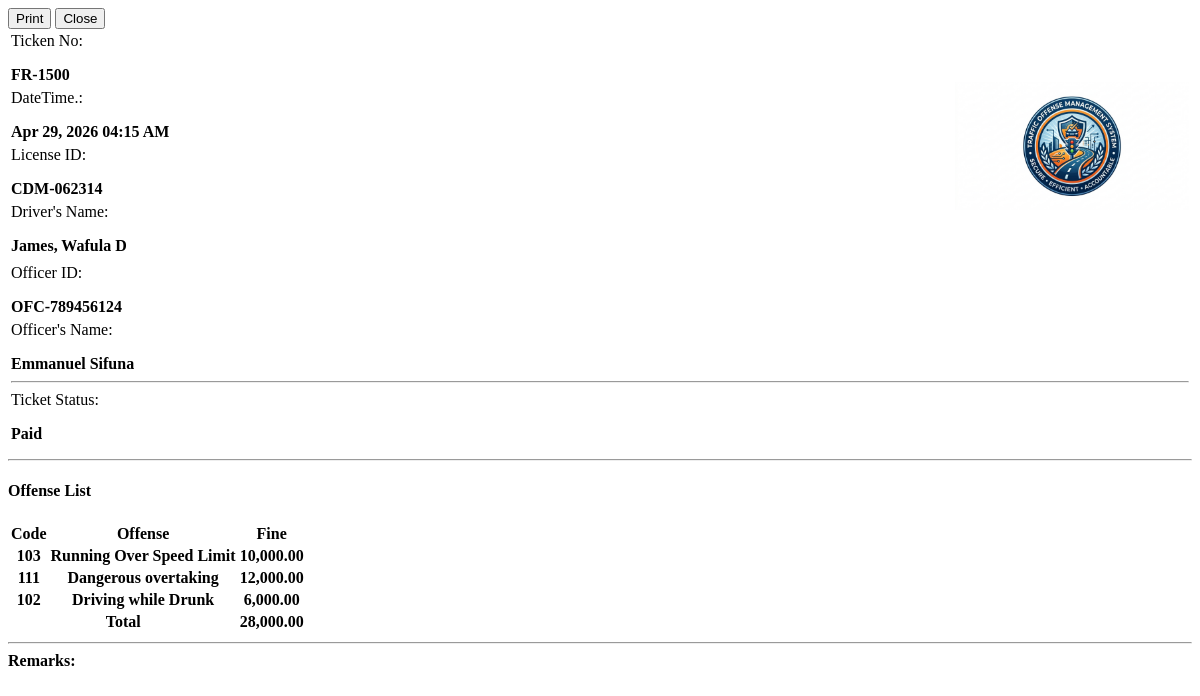
/admin/offenses/view_details.php?id=4, run on the app's committed database.
### tables this page shows
CREATE TABLE `offense_items` (
  `driver_offense_id` int(30) NOT NULL,
  `offense_id` int(30) DEFAULT NULL,
  `fine` float NOT NULL,
  `status` tinyint(1) NOT NULL DEFAULT 0 COMMENT '0=pending, 1=paid',
  `date_created` datetime NOT NULL DEFAULT current_timestamp()
);

CREATE TABLE `offenses` (
  `id` int(30) NOT NULL,
  `code` varchar(50) NOT NULL,
  `name` text NOT NULL,
  `description` text NOT NULL,
  `fine` float NOT NULL,
  `status` tinyint(4) NOT NULL DEFAULT 1 COMMENT '0=Inactive, 1=Active',
  `date_created` datetime NOT NULL DEFAULT current_timestamp(),
  `date_updated` datetime DEFAULT NULL ON UPDATE current_timestamp()
);

### classes/DBConnection.php (called while the page is built, shortened)
<?php
class DBConnection{
    private $host = DB_SERVER;
    private $username = DB_USERNAME;
    private $password = DB_PASSWORD;
    private $database = DB_NAME;
    public $conn;
    public function __construct(){
        if (!isset($this->conn)) {
            $this->conn = new mysqli($this->host, $this->username, $this->password, $this->database);
        }
    }
}
?>

### classes/SystemSettings.php (called while the page is built, shortened)
<?php
class SystemSettings extends DBConnection{
	function info($field=''){
		if(!empty($field)){
			if(isset($_SESSION['system_info'][$field]))
				return $_SESSION['system_info'][$field];
			else
				return false;
		}else{
			return false;
		}
	}
}
$_settings = new SystemSettings();
?>

### config.php (called while the page is built, shortened)
<?php
require_once('classes/DBConnection.php');
require_once('classes/SystemSettings.php');
function validate_image($file){
	if(!empty($file)){
		if(is_file(base_app.$file)){
			return base_url.$file;
		}else{
			return base_url.'dist/img/no-image-available.png';
		}
	}else{
		return base_url.'dist/img/no-image-available.png';
	}
}
?>

### admin/offenses/view_details.php (the view, shortened to what this page needs)
<?php
require_once('../../config.php');
if(isset($_GET['id']) && $_GET['id'] > 0){
    $qry2 = $conn->query("SELECT i.*,o.code,o.name from `offense_items` i inner join `offenses` o on i.offense_id = o.id where i.driver_offense_id = '{$_GET['id']}' ");
    $offense_arr = array();
	if($qry2->num_rows > 0){
        while($row = $qry2->fetch_assoc()){
            $offense_arr[]=$row;
        }
    }
}
?>
<div class="container-fluid">
    <div class="w-100 d-flex justify-content-end mb-2">
        <button class="btn btn-flat btn-sm btn-default bg-lightblue" type="button" id="print"><i class="fa fa-print"></i> Print</button>
        <button class="btn btn-flat btn-sm btn-default bg-black" data-dismiss="modal"><i class="fa fa-times"></i> Close</button>
    </div>
    <div class="border border-dark px-2 py-2" id="print_out">
        <table class="table boder-0">
            <tr class='boder-0'>
                <td width="80%" class='boder-0 align-bottom'>
                    <div class="row">
                        <div class="col-12">
                            <div class="row justify-content-between  w-max-100">
                                <div class="col-6 d-flex w-max-100">
                                    <label class="float-left w-auto whitespace-nowrap">Ticken No: </label>
                                    <p class="col-md-auto border-bottom px-2 border-dark w-100"><b><?php echo $ticket_no ?></b></p>
                                </div>
                                <div class="col-6 d-flex w-max-100">
                                    <label class="float-left w-auto whitespace-nowrap">DateTime.: </label>
                                    <p class="col-md-auto border-bottom px-2 border-dark w-100"><b><?php echo date("M d, Y h:i A",strtotime($date_created)) ?></b></p>
                                </div>
                            </div>
                            <div class="d-flex w-max-100">
                                <label class="float-left w-auto whitespace-nowrap">License ID:</label>
                                <p class="col-md-auto border-bottom border-dark w-100"><b><?php echo $license_id_no ?></b></p>
                            </div>
                            <div class="d-flex w-max-100">
                                <label class="float-left w-auto whitespace-nowrap">Driver's Name:</label>
                                <p class="col-md-auto border-bottom border-dark w-100"><b><?php echo $driver ?></b></p>
                            </div>
                        </div>
                    </div>
                </td>
                <td width="20%" class="border-3 border-dark">
                    <div class="w-100 d-flex align-items-center justify-content-center">
                        <img src="<?php echo validate_image($_settings->info('logo')) ?>" alt="<?php $_settings->info('short_name') ?>" class="img-thumnail" id="cimg">
                    </div>
                </td>
            </tr>
            <tr>
                <td colspan='2'>
                    <div class="d-flex w-max-100">
                        <label class="float-left w-auto whitespace-nowrap">Officer ID:</label>
                        <p class="col-md-auto border-bottom border-dark w-100"><b><?php echo $officer_id ?></b></p>
                    </div>
                    <div class="d-flex w-max-100">
                        <label class="float-left w-auto whitespace-nowrap">Officer's Name:</label>
                        <p class="col-md-auto border-bottom border-dark w-100"><b><?php echo $officer_name ?></b></p>
                    </div>
                    <hr>
                    <div class="d-flex w-max-100">
                        <label class="float-left w-auto whitespace-nowrap">Ticket Status:</label>
                        <p class=" border-bottom border-dark px-4"><b><?php echo ($status == 1) ? "Paid" : "" ?></b></p>
                    </div>
                </td>
            </tr>
        </table>
        <hr class='bg-dark border-dark'>
        <h4 class="text-center"><b>Offense List</b></h4>
        <table class='table table-stripped px-4'>
            <thead>
                <tr>
                    <th>Code</th>
                    <th>Offense</th>
                    <th>Fine</th>
                </tr>
            </thead>
            <tbody>
                <?php
                foreach($offense_arr as $row):
                ?>
                <tr>
                    <th><?php echo $row['code'] ?></th>
                    <th><?php echo $row['name'] ?></th>
                    <th class='text-right'><?php echo number_format($row['fine'],2) ?></th>
                </tr>
                <?php endforeach; ?>
            </tbody>
            <tfoot>
                <tr>
                    <th class='text-center' colspan="2">Total</th>
                    <th class="text-right"><?php echo number_format($total_amount,2) ?></th>
                </tr>
            </tfoot>
        </table>
        <hr class="bg-dark border-dark">
        <b>Remarks:</b>
    </div>
</div>

### admin/offenses/view_details.php (style rules this page uses)
img#cimg { height: 100%; width: 100%; object-fit: scale-down; object-position: center center; }
p,label { margin-bottom:5px; }

### data on the page
offense_items: offense.code "103", offense.name "Running Over Speed Limit", fine "10,000.00"
offense_items: offense.code "111", offense.name "Dangerous overtaking", fine "12,000.00"
offense_items: offense.code "102", offense.name "Driving while Drunk", fine "6,000.00"

### other printed values
$ticket_no "FR-1500"
date("M d, Y h:i A",strtotime($date_created)) "Apr 29, 2026 04:15 AM"
$license_id_no "CDM-062314"
$driver "James, Wafula D"
$officer_id "OFC-789456124"
$officer_name "Emmanuel Sifuna"
$total_amount "28,000.00"
